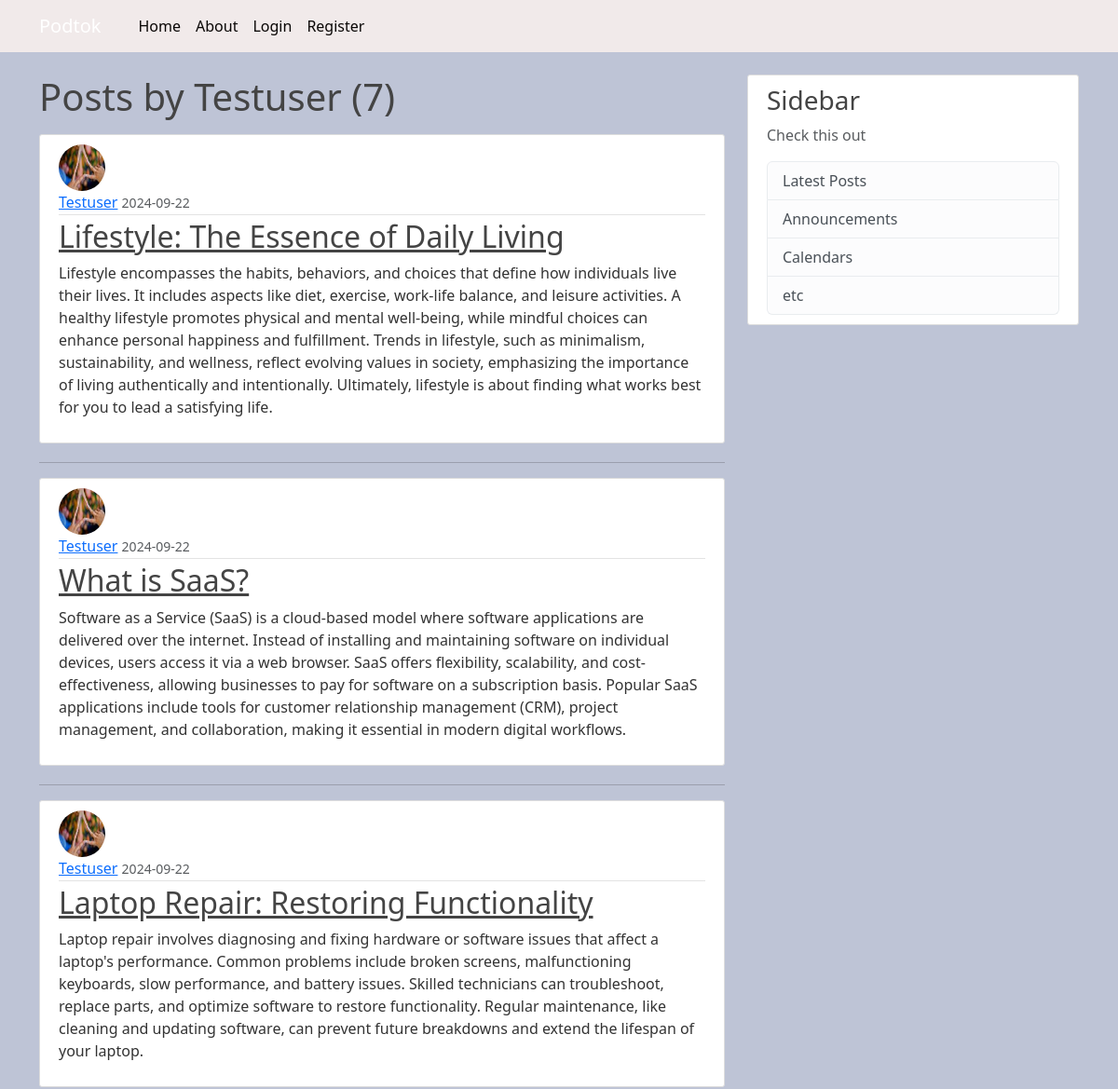
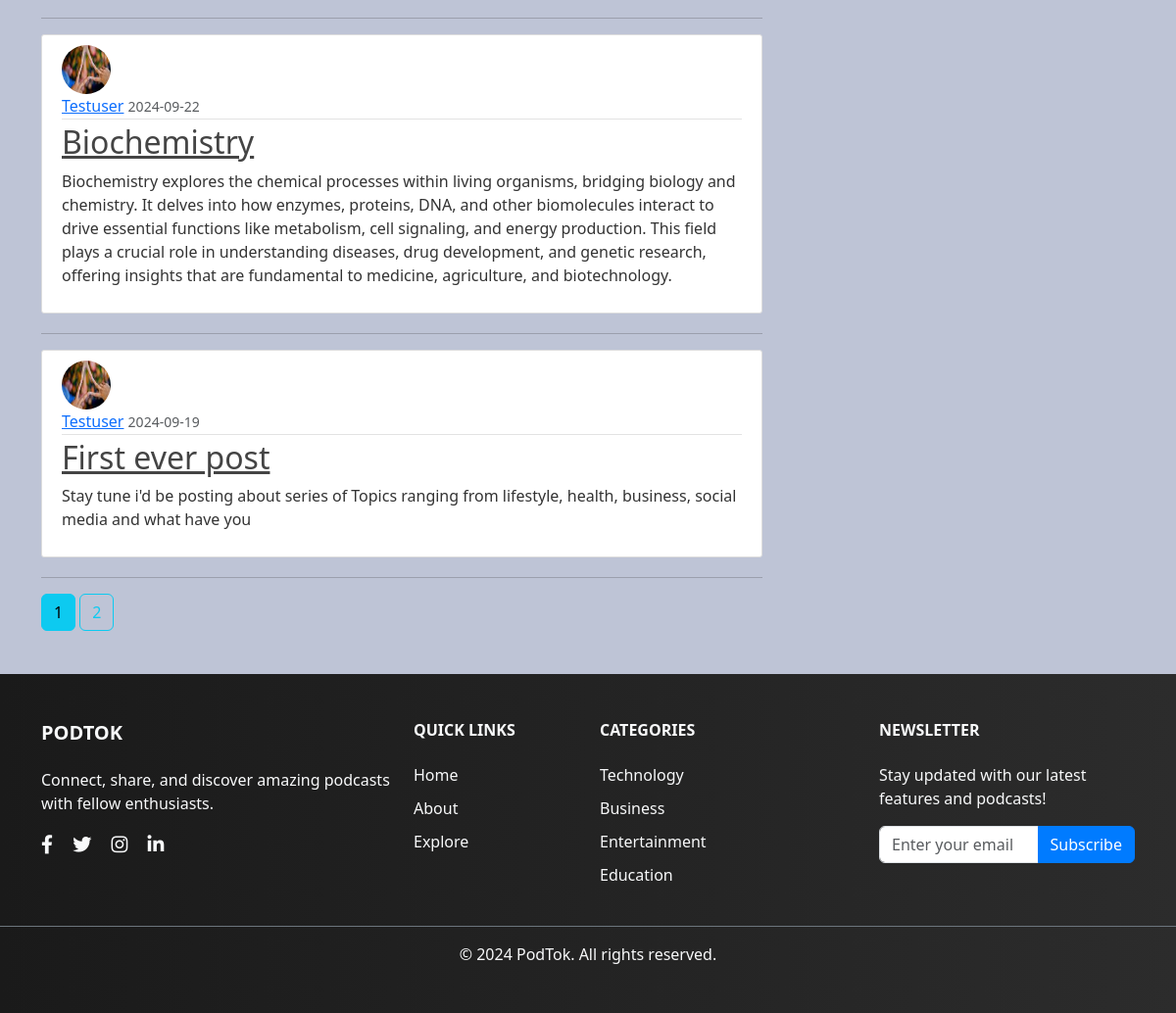
The page /user/Testuser on the database its author committed (2 pictures, top to bottom).
### podtok/models.py (models this page shows, shortened)
class User(db.Model, UserMixin):
    id = db.Column(db.Integer, primary_key=True)
    username = db.Column(db.String(20), unique=True, nullable=False)
    email = db.Column(db.String(120), unique=True, nullable=False)
    image_file = db.Column(db.String(20), nullable=False, default='default.jpg')
    password = db.Column(db.String(60), nullable=False)
    bio = db.Column(db.Text)
    join_date = db.Column(db.DateTime, nullable=False, default=datetime.utcnow)
    dark_mode = db.Column(db.Boolean, default=False)
    profile_pic_privacy = db.Column(db.String(20), default='public')
    notification = db.Column(db.Boolean, default=False)
    email_notifications = db.Column(db.Boolean, default=True)
    push_notifications = db.Column(db.Boolean, default=True)
    phone_number = db.Column(db.String(15), nullable=True)
    posts = db.relationship('Post', backref='author', lazy=True)
    podcasts = db.relationship('Podcast', backref='creator', lazy=True)
    audios = db.relationship('Audio', backref='author', lazy=True)

class Post(db.Model):
    id = db.Column(db.Integer, primary_key=True)
    user_id = db.Column(db.Integer, db.ForeignKey('user.id'), nullable=False)
    title = db.Column(db.String(100), nullable=False)
    content = db.Column(db.Text, nullable=False)
    date_posted = db.Column(db.DateTime, nullable=False, default=datetime.utcnow)

### podtok/users/routes.py (the view)
@users.route("/user/<string:username>")
def user_posts(username):
    page = request.args.get('page', 1, type=int)
    user = User.query.filter_by(username=username).first_or_404()
    posts = Post.query.filter_by(author=user)\
        .order_by(Post.date_posted.desc())\
        .paginate(page=page, per_page=5)
    return render_template('user_posts.html', posts=posts, user=user)

### podtok/templates/user_posts.html
{% extends "base.html" %}
{% block content %}
    <h1 class="mb-3">Posts by {{ user.username }} ({{ posts.total }})</h1>
    {% for post in posts.items %}
        <article class="media content-section">
            <img class="rounded-circle article-img" src="{{ url_for('static', filename='profile_pics/' + post.author.image_file) }}" alt="{{ post.author.username }}'s profile picture" style="width:50px;height:50px;border-radius:50%;">
            <div class="media-body">
                <div class="article-metadata">
                    <a class="mr-2" href="{{ url_for('users.user_posts', username=post.author.username) }}">{{ post.author.username }}</a>
                    <small class="text-muted">{{ post.date_posted.strftime('%Y-%m-%d') }}</small>
                </div>
                <h2><a class="article-title" href="{{ url_for('posts.post', post_id=post.id) }}">{{ post.title }}</a></h2>
                <p class="article-content">{{ post.content }}</p>
            </div>
        </article>
        <hr>
    {% endfor %}
    {% for page_num in posts.iter_pages(left_edge=1, right_edge=1, left_current=1, right_current=2) %}
      {% if page_num %}
        {% if posts.page == page_num %}
          <a class="btn btn-info mb-4" href="{{ url_for('users.user_posts', username=user.username, page=page_num) }}">{{ page_num }}</a>
        {% else %}
          <a class="btn btn-outline-info mb-4" href="{{ url_for('users.user_posts', username=user.username, page=page_num) }}">{{ page_num }}</a>
        {% endif%}
      {% else %}
        <span>...</span>
      {% endif %}
    {% endfor %}
{% endblock content %}

### podtok/templates/base.html (shortened to what this page needs)
<!DOCTYPE html>
<html lang="en">
<head>
    <link rel="stylesheet" href="https://cdn.jsdelivr.net/npm/bootstrap@5.3.3/dist/css/bootstrap.min.css"
>
    <link rel="stylesheet" type="text/css" href="{{ url_for('static', filename='main.css') }}">
    <link rel="stylesheet" href="https://cdnjs.cloudflare.com/ajax/libs/font-awesome/5.15.3/css/all.min.css">
</head>
<body>
    <header class="site-header">
        <nav class="navbar navbar-expand-md navbar-dark bg-steel fixed-top">
            <div class="container">
                <a class="navbar-brand mr-4" href="/">Podtok</a>
                <div class="collapse navbar-collapse" id="navbarToggle">
                    <div class="navbar-nav mr-auto">
                        <a class="nav-item nav-link" href="{{ url_for('main.index') }}"></a>
                        <a class="nav-item nav-link" href="{{ url_for('main.home') }}">Home</a>
                        <a class="nav-item nav-link" href="{{ url_for('main.about') }}">About</a>
                    </div>
                    <div class="navbar-nav">
                        {% if current_user.is_authenticated %}
                            <a class="nav-item nav-link" href="{{ url_for('posts.new_post') }}">New Post</a>
                            <a class="nav-item nav-link" href="{{ url_for('audios.upload_audio') }}">Upload Audio</a>
                            <a class="nav-item nav-link" href="{{ url_for('users.account') }}">Account</a>
                            <a class="nav-item nav-link" href="{{ url_for('users.logout') }}">Logout</a>
                        {% else %}
                            <a class="nav-item nav-link" href="{{ url_for('users.login') }}">Login</a>
                            <a class="nav-item nav-link" href="{{ url_for('users.register') }}">Register</a>
                        {% endif %}
                    </div>
                </div>
            </div>
        </nav>
    </header>
    <main role="main" class="{% if full_width %}container-fluid px-0{% else %}container{% endif %}">
        <div class="row">
            <div class="{% if full_width %}col-12{% else %}col-md-8{% endif %}">
                {% block content %}{% endblock %}
            </div>
            {% if not full_width %}
                <div class="col-md-4">
                    <div class="content-section">
                        <h3>Sidebar</h3>
                        <p class="text-muted">Check this out</p>
                        <ul class="list-group">
                            <li class="list-group-item list-group-item-light">Latest Posts</li>
                            <li class="list-group-item list-group-item-light">Announcements</li>
                            <li class="list-group-item list-group-item-light">Calendars</li>
                            <li class="list-group-item list-group-item-light">etc</li>
                        </ul>
                    </div>
                </div>
            {% endif %}
        </div>
    </main>
    <footer class="footer bg-dark text-light py-5">
        <div class="container">
            <div class="row">
                <div class="col-md-4 mb-4 mb-md-0">
                    <h5 class="text-uppercase mb-4">PodTok</h5>
                    <p>Connect, share, and discover amazing podcasts with fellow enthusiasts.</p>
                    <div class="social-icons mt-3">
                        <a href="#" class="text-light me-3"><i class="fab fa-facebook-f"></i></a>
                        <a href="#" class="text-light me-3"><i class="fab fa-twitter"></i></a>
                        <a href="#" class="text-light me-3"><i class="fab fa-instagram"></i></a>
                        <a href="#" class="text-light"><i class="fab fa-linkedin-in"></i></a>
                    </div>
                </div>
                <div class="col-md-2 mb-4 mb-md-0">
                    <h6 class="text-uppercase mb-4">Quick Links</h6>
                    <ul class="list-unstyled">
                        <li><a href="{{ url_for('main.home') }}" class="text-light">Home</a></li>
                        <li><a href="{{ url_for('main.about') }}" class="text-light">About</a></li>
                        <li><a href="{{ url_for('main.index') }}" class="text-light">Explore</a></li>
                    </ul>
                </div>
                <div class="col-md-3 mb-4 mb-md-0">
                    <h6 class="text-uppercase mb-4">Categories</h6>
                    <ul class="list-unstyled">
                        <li><a href="#" class="text-light">Technology</a></li>
                        <li><a href="#" class="text-light">Business</a></li>
                        <li><a href="#" class="text-light">Entertainment</a></li>
                        <li><a href="#" class="text-light">Education</a></li>
                    </ul>
                </div>
                <div class="col-md-3">
                    <h6 class="text-uppercase mb-4">Newsletter</h6>
                    <p class="mb-3">Stay updated with our latest features and podcasts!</p>
                    <form>
                        <div class="input-group mb-3">
                            <input type="email" class="form-control" placeholder="Enter your email" aria-label="Enter your email" aria-describedby="button-addon2">
                            <button class="btn btn-primary" type="button" id="button-addon2">Subscribe</button>
                        </div>
                    </form>
                </div>
            </div>
        </div>
        <div class="text-center mt-4 pt-3 border-top border-secondary">
            <p class="mb-0">&copy; 2024 PodTok. All rights reserved.</p>
        </div>
    </footer>
</body>
</html>

### podtok/static/main.css (style rules this page uses)
body { background: #bec4d6; color: #333333; margin-top: 5rem; }
h1, h2, h3, h4, h5, h6 { color: #444444; }
.bg-steel { background-color: #f1eaea; }
.site-header .navbar-nav .nav-link { color: #050201fa; }
.content-section { background: #ffffff; padding: 10px 20px; border: 1px solid #dddddd; border-radius: 3px; margin-bottom: 20px; }
.article-title { color: #444444; }
.article-content { white-space: pre-line; }
.article-img { height: 65px; width: 65px; margin-right: 16px; }
.rounded-circle { border-radius: 50% !important; }
.article-metadata { padding-bottom: 1px; margin-bottom: 4px; border-bottom: 1px solid #e3e3e3 }
.footer { background-color: #f8f9fa; padding: 20px 0; margin-top: 20px; }
.footer { background: linear-gradient(to right, #1a1a1a, #2c2c2c); }
.footer h5, .footer h6 { color: #f8f9fa; font-weight: 600; }
.footer ul li { margin-bottom: 10px; }
.footer a { color: #f8f9fa; text-decoration: none; transition: color 0.3s ease; }
.social-icons a { font-size: 1.2rem; transition: transform 0.3s ease; }
.footer .btn-primary { background-color: #007bff; border-color: #007bff; }

### rows shown on the page
User: username "Testuser"
Post: image_file (picture), author.username "Testuser", date_posted "2024-09-22", title "Lifestyle: The Essence of Daily Living", content "Lifestyle encompasses the habits, behaviors, and choices that define how individuals live their lives. It includes aspects like diet, exercise, work-life balance, and leisure activities. A healthy lifestyle promotes physical and mental well-being, while mindful choices can enhance personal happiness and fulfillment. Trends in lifestyle, such as minimalism, sustainability, and wellness, reflect evolving values in society, emphasizing the importance of living authentically and intentionally. Ultimately, lifestyle is about finding what works best for you to lead a satisfying life."
Post: image_file (picture), author.username "Testuser", date_posted "2024-09-22", title "What is SaaS?", content "Software as a Service (SaaS) is a cloud-based model where software applications are delivered over the internet. Instead of installing and maintaining software on individual devices, users access it via a web browser. SaaS offers flexibility, scalability, and cost-effectiveness, allowing businesses to pay for software on a subscription basis. Popular SaaS applications include tools for customer relationship management (CRM), project management, and collaboration, making it essential in modern digital workflows."
Post: image_file (picture), author.username "Testuser", date_posted "2024-09-22", title "Laptop Repair: Restoring Functionality", content "Laptop repair involves diagnosing and fixing hardware or software issues that affect a laptop's performance. Common problems include broken screens, malfunctioning keyboards, slow performance, and battery issues. Skilled technicians can troubleshoot, replace parts, and optimize software to restore functionality. Regular maintenance, like cleaning and updating software, can prevent future breakdowns and extend the lifespan of your laptop."
Post: image_file (picture), author.username "Testuser", date_posted "2024-09-22", title "Biochemistry", content "Biochemistry explores the chemical processes within living organisms, bridging biology and chemistry. It delves into how enzymes, proteins, DNA, and other biomolecules interact to drive essential functions like metabolism, cell signaling, and energy production. This field plays a crucial role in understanding diseases, drug development, and genetic research, offering insights that are fundamental to medicine, agriculture, and biotechnology."
Post: image_file (picture), author.username "Testuser", date_posted "2024-09-19", title "First ever post", content "Stay tune i'd be posting about series of Topics ranging from lifestyle, health, business, social media and what have you"

### other values the page prints
{{ posts.total }} "7"
{{ page_num }} "1"
{{ page_num }} "2"
